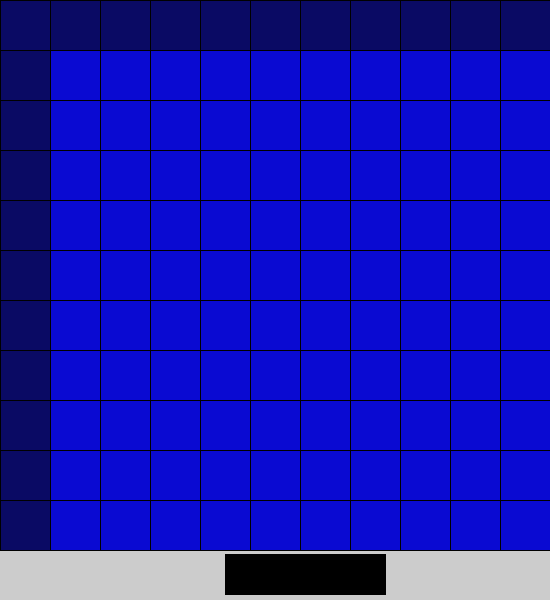
Frame 1 (no input)
Frame 60 (the mouse pressed at the canvas centre just before this capture): identical to frame 1, image omitted
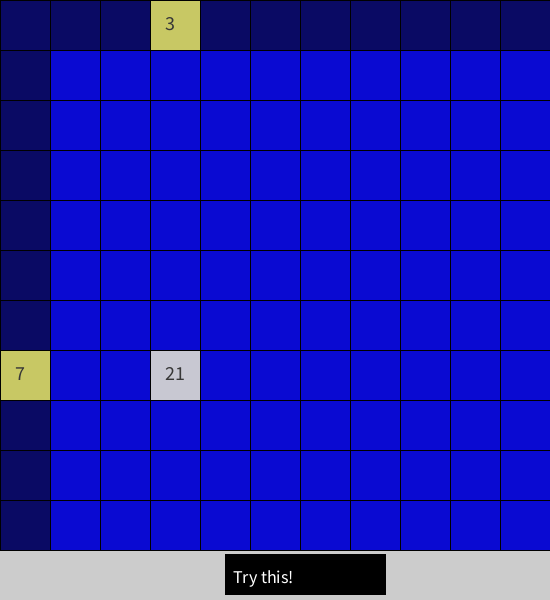
Frame 120 (the mouse held since frame 60 and released just before this capture)

The Processing sketch that drew these frames (run headless with seeded random() and noise(); from frame 60 on, the mouse is pressed at the canvas centre):

// Processing sketch: MultiplicationGame
// ── MultiplicationGame.pde
int cellSide = 50; // cell side length
int numRowCol = 11; // number of rows or columns
int lastCell = numRowCol*numRowCol;
int bgWidth = cellSide*numRowCol;
int bgHeight = bgWidth+50;
int fx, fy, product;
boolean turn; // indicates if you are in a turn (true) or not (false)
String input1="";
String prodStr="";
String feedBack="";

void settings(){
  size(bgWidth, bgHeight);
}

Board myBoard;  // create myBoard object

void setup() {
  frameRate(5); // frameRate 5 to 10 are slow enough to see the movement
  myBoard = new Board();         // Construct my Board

  // Initiate my Board, this includes layout, color and numbering
  myBoard.initiate();
}

void draw() {
  // Draw board every draw cycle
  myBoard.display();
  if (turn){
    myBoard.shine(0,fy);
    myBoard.shine(fx,0);
    myBoard.shine(fx, fy);
  }

  myBoard.displayFeedBack(feedBack);

}

void mousePressed() {
  //println("Moused pressed");
  fx = int(random(1,11));
  fy = int(random(1,11));
  product = fx * fy;
  //println(fx + "x" + fy);
  //  myBoard.shine(0,fy);
  //  myBoard.shine(fx,0);
  //  myBoard.shine(fx, fy);
 feedBack = "Try this!";
  turn = true;
  
  println("product is " + product);
}

void keyPressed(){
  if (keyCode != ENTER){
    input1 +=key;
  }
  else {
    println(int(input1));
    if(product == int(input1))
    {
      feedBack = "Good, mouse click";
      println("Good");
    }
    else
    {
      feedBack = "Wrong, mouse click";
      println("Wrong");
    }
    input1 = "";
  }
}
// ── Board.pde
class Board {
  int cellColor;
  int num; // cell number
  boolean factorColor = false; // Cell color for factors only

  Cell[][] board = new Cell[numRowCol][numRowCol]; // an object of Cell's called board

  Board() {
  }

  void initiate() {
    textSize(16);
    for (int i = 0; i < board.length; i++) {
      for (int j = 0; j < board.length; j++) {
        if ((i==0) || (j==0)) {
          factorColor = true;
          num = i + j;
        }
        else {
          factorColor = false;
          num = i * j;
        }

        if (factorColor) {
          cellColor = 100;
        }
        else {
          cellColor = 210;
        }

        board[i][j] = new Cell(num, cellSide, cellColor, cellSide*j, i*50);
      }
    }
  }

  void display() {
    textSize(16);
    for (int i = 0; i < board.length; i++) {
      for (int j = 0; j < board.length; j++) {
        board[i][j].displayCell();
      }
    }
  }
  
  void shine(int fx, int fy) {
      textSize(16);
        board[fx][fy].shineCell();
  }
  
  void displayFeedBack(String fB){
    fill(0);
    rect(bgWidth/2-cellSide,bgHeight-cellSide+4,160,40); // feedback square
    fill(255);
    textSize(18);
    text(fB,bgWidth/2-cellSide+8,bgHeight-cellSide/2+8 ); // show the feedBack
  }
}
// ── Cell.pde
class Cell {

  int cellN; // cell Number
  int cellS; // cell Side length
  int cellC; // cell Color
  int x;     // x coordinate of top-right corner
  int y;     // y coordinate of top-right corner

  Cell(int cellN_, int cellS_, int cellC_, int x_, int y_) {
    cellN = cellN_;
    cellS = cellS_;
    cellC = cellC_;
    x = x_;
    y = y_;
  }

  void displayCell() {
    stroke(0);
    fill(10,10,cellC);
    rect(x, y, cellS, cellS);   // cell rectangle
//    fill(255);
    text(String.valueOf(cellN), x+cellS/2-10, y+cellS/2+5);   // cell number
  }
  
  void shineCell() {
    stroke(0);
    fill(200,200,cellC);
    rect(x, y, cellS, cellS);   // cell rectangle
    fill(55);
    textSize(20);
    text(String.valueOf(cellN), x+cellS/2-10, y+cellS/2+5);   // cell number
  }
}  
